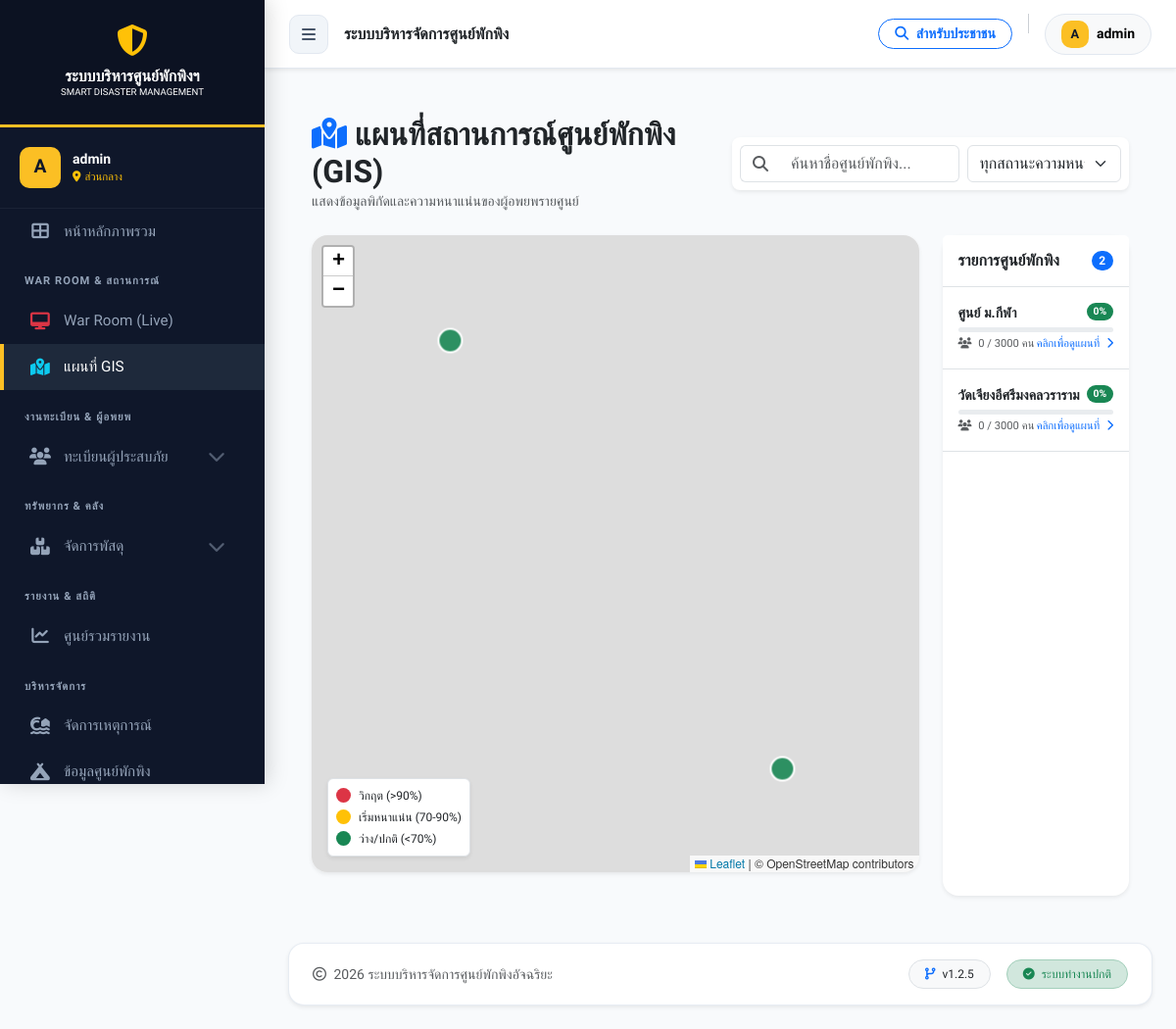
Page /gis_dashboard.php (signed in) on the committed database.
### tables this page shows
CREATE TABLE `shelters` (
  `id` int(11) NOT NULL,
  `incident_id` int(11) NOT NULL COMMENT 'ผูกกับเหตุการณ์ไหน',
  `name` varchar(200) NOT NULL COMMENT 'ชื่อศูนย์',
  `location` text NOT NULL COMMENT 'ที่ตั้ง',
  `district` varchar(100) DEFAULT NULL,
  `province` varchar(100) DEFAULT NULL,
  `latitude` decimal(10,8) DEFAULT NULL,
  `longitude` decimal(11,8) DEFAULT NULL,
  `capacity` int(11) NOT NULL DEFAULT 0 COMMENT 'ความจุสูงสุด',
  `contact_person` varchar(255) DEFAULT NULL,
  `contact_phone` varchar(20) DEFAULT NULL,
  `status` enum('open','full','closed') NOT NULL DEFAULT 'open',
  `last_updated` datetime DEFAULT NULL,
  `created_at` datetime DEFAULT current_timestamp()
);

### gis_dashboard.php (the view, shortened to what this page needs)
<?php
require_once 'includes/header.php';
try {
    $query = "SELECT s.*,
              (SELECT COUNT(*) FROM evacuees e WHERE e.shelter_id = s.id AND e.check_out_date IS NULL) as current_count
              FROM shelters s";
    $result = $conn->query($query);
    $shelters = [];
    if ($result) {
        while($row = $result->fetch_assoc()) {
            $shelters[] = $row;
        }
    }
} catch (Exception $e) {
    echo "<div class='alert alert-danger'>เกิดข้อผิดพลาด: " . $e->getMessage() . "</div>";
}
?>
<link rel="stylesheet" href="https://unpkg.com/leaflet@1.9.4/dist/leaflet.css" />
<div class="container-fluid px-4 py-4">
    <div class="row align-items-center mb-4">
        <div class="col-md-6">
            <h2 class="fw-bold mb-0 text-dark"><i class="fas fa-map-marked-alt text-primary me-2"></i>แผนที่สถานการณ์ศูนย์พักพิง (GIS)</h2>
            <p class="text-muted small mb-0">แสดงข้อมูลพิกัดและความหนาแน่นของผู้อพยพรายศูนย์</p>
        </div>
        <div class="col-md-6">
            <div class="card border-0 shadow-sm rounded-3">
                <div class="card-body p-2">
                    <div class="row g-2">
                        <div class="col-md-7">
                            <div class="input-group">
                                <span class="input-group-text bg-white border-end-0"><i class="fas fa-search text-muted"></i></span>
                                <input type="text" id="mapSearch" class="form-control border-start-0" placeholder="ค้นหาชื่อศูนย์พักพิง..." onkeyup="applyFilters()">
                            </div>
                        </div>
                        <div class="col-md-5">
                            <select id="statusFilter" class="form-select" onchange="applyFilters()">
                                <option value="all">ทุกสถานะความหนาแน่น</option>
                            </select>
                        </div>
                    </div>
                </div>
            </div>
        </div>
    </div>
    <div class="row">
        <div class="col-lg-9 mb-4">
            <div class="card border-0 shadow-sm rounded-4 overflow-hidden position-relative">
                <div id="map" style="height: 650px; width: 100%; z-index: 1;"></div>
                <div class="position-absolute bottom-0 start-0 m-3 p-2 bg-white rounded shadow-sm border" style="z-index: 1000; font-size: 0.75rem;">
                    <div class="d-flex align-items-center mb-1"><span class="badge bg-danger me-2" style="width: 15px; height: 15px; border-radius: 50%;"> </span> วิกฤต (>90%)</div>
                    <div class="d-flex align-items-center mb-1"><span class="badge bg-warning me-2" style="width: 15px; height: 15px; border-radius: 50%;"> </span> เริ่มหนาแน่น (70-90%)</div>
                    <div class="d-flex align-items-center"><span class="badge bg-success me-2" style="width: 15px; height: 15px; border-radius: 50%;"> </span> ว่าง/ปกติ (<70%)</div>
                </div>
            </div>
        </div>
        <div class="col-lg-3">
            <div class="card border-0 shadow-sm rounded-4 h-100">
                <div class="card-header bg-white py-3 d-flex justify-content-between align-items-center border-bottom">
                    <h6 class="mb-0 fw-bold">รายการศูนย์พักพิง</h6>
                    <span id="resultCount" class="badge bg-primary rounded-pill"><?php echo count($shelters); ?></span>
                </div>
                <div class="card-body p-0">
                    <div id="shelterList" class="list-group list-group-flush overflow-auto" style="max-height: 580px;">
                        <?php foreach($shelters as $s):
                            $occupancy = ($s['capacity'] > 0) ? ($s['current_count'] / $s['capacity']) * 100 : 0;
                            $status_key = ($occupancy > 90) ? 'critical' : (($occupancy > 70) ? 'moderate' : 'available');
                        ?>
                        <div class="list-group-item p-3 shelter-item"
                             data-name="<?php echo htmlspecialchars($s['name']); ?>"
                             data-status="<?php echo $status_key; ?>"
                             data-id="<?php echo $s['id']; ?>"
                             style="cursor: pointer;"
                             onclick="focusMarker(<?php echo $s['id']; ?>)">
                            <div class="d-flex justify-content-between align-items-start mb-1">
                                <div class="fw-bold small text-dark"><?php echo htmlspecialchars($s['name']); ?></div>
                                <span class="badge <?php echo $occupancy > 90 ? 'bg-danger' : ($occupancy > 70 ? 'bg-warning' : 'bg-success'); ?> rounded-pill" style="font-size: 0.65rem;">
                                    <?php echo round($occupancy); ?>%
                                </span>
                            </div>
                            <div class="progress mb-1" style="height: 5px;">
                            </div>
                            <div class="d-flex justify-content-between">
                                <small class="text-muted" style="font-size: 0.7rem;"><i class="fas fa-users me-1"></i> <?php echo $s['current_count']; ?> / <?php echo $s['capacity']; ?> คน</small>
                                <small class="text-primary" style="font-size: 0.7rem;">คลิกเพื่อดูแผนที่ <i class="fas fa-chevron-right ms-1"></i></small>
                            </div>
                        </div>
                        <?php endforeach; ?>
                    </div>
                </div>
            </div>
        </div>
    </div>
</div>
<?php include 'includes/footer.php'; ?>

### includes/header.php (style rules this page uses)
:root { --sidebar-width: 270px; --nav-bg: #0f172a; --nav-hover: #1e293b; --active-gold: #fbbf24; --text-main: #f1f5f9; --text-muted: #94a3b8; --body-bg: #f8fafc; --header-height: 70px; --primary-color: #0d6efd; }
body { font-family: 'Prompt', sans-serif; background-color: var(--body-bg); color: #334155; overflow-x: hidden; margin: 0; transition: margin-left 0.3s ease; }

### rows in the picture
shelters: name "ศูนย์ ม.กีฬา", occupancy "0", current_count "0", capacity "3000"
shelters: name "วัดเจียงอีศรีมงคลวราราม", occupancy "0", current_count "0", capacity "3000"

### other values in the picture
substr($_SESSION['username'] ?? 'U', 0, 1) "A"
$_SESSION['username'] "admin"
$user_shelter_name ?: 'ส่วนกลาง' "ส่วนกลาง"
count($shelters) "2"
